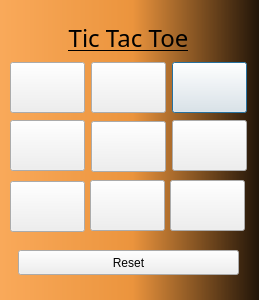
<?xml version="1.0" encoding="UTF-8"?>
<ui version="4.0">
 <class>Dialog</class>
 <widget class="QDialog" name="Dialog">
  <property name="geometry">
   <rect>
    <x>0</x>
    <y>0</y>
    <width>259</width>
    <height>300</height>
   </rect>
  </property>
  <property name="windowTitle">
   <string>TicTacToe</string>
  </property>
  <property name="styleSheet">
   <string notr="true">
</string>
  </property>
  <widget class="QPushButton" name="pb_3">
   <property name="geometry">
    <rect>
     <x>172</x>
     <y>62</y>
     <width>75</width>
     <height>51</height>
    </rect>
   </property>
   <property name="font">
    <font>
     <family>Berlin Sans FB</family>
     <pointsize>18</pointsize>
    </font>
   </property>
   <property name="styleSheet">
    <string notr="true"/>
   </property>
   <property name="text">
    <string/>
   </property>
  </widget>
  <widget class="QPushButton" name="pb_2">
   <property name="geometry">
    <rect>
     <x>91</x>
     <y>62</y>
     <width>75</width>
     <height>51</height>
    </rect>
   </property>
   <property name="font">
    <font>
     <family>Berlin Sans FB</family>
     <pointsize>18</pointsize>
    </font>
   </property>
   <property name="text">
    <string/>
   </property>
  </widget>
  <widget class="QPushButton" name="pb_5">
   <property name="geometry">
    <rect>
     <x>91</x>
     <y>121</y>
     <width>75</width>
     <height>51</height>
    </rect>
   </property>
   <property name="font">
    <font>
     <family>Berlin Sans FB</family>
     <pointsize>18</pointsize>
    </font>
   </property>
   <property name="text">
    <string/>
   </property>
  </widget>
  <widget class="QLabel" name="label">
   <property name="geometry">
    <rect>
     <x>8</x>
     <y>21</y>
     <width>241</width>
     <height>31</height>
    </rect>
   </property>
   <property name="font">
    <font>
     <family>Berlin Sans FB</family>
     <underline>true</underline>
    </font>
   </property>
   <property name="text">
    <string>&lt;html&gt;&lt;head/&gt;&lt;body&gt;&lt;p align=&quot;center&quot;&gt;&lt;span style=&quot; font-size:18pt;&quot;&gt;Tic Tac Toe&lt;/span&gt;&lt;/p&gt;&lt;/body&gt;&lt;/html&gt;</string>
   </property>
  </widget>
  <widget class="QPushButton" name="pb_1">
   <property name="geometry">
    <rect>
     <x>10</x>
     <y>62</y>
     <width>75</width>
     <height>51</height>
    </rect>
   </property>
   <property name="font">
    <font>
     <family>Berlin Sans FB</family>
     <pointsize>18</pointsize>
    </font>
   </property>
   <property name="text">
    <string/>
   </property>
  </widget>
  <widget class="QPushButton" name="pb_6">
   <property name="geometry">
    <rect>
     <x>172</x>
     <y>120</y>
     <width>75</width>
     <height>51</height>
    </rect>
   </property>
   <property name="font">
    <font>
     <family>Berlin Sans FB</family>
     <pointsize>18</pointsize>
    </font>
   </property>
   <property name="text">
    <string/>
   </property>
  </widget>
  <widget class="QPushButton" name="pb_4">
   <property name="geometry">
    <rect>
     <x>10</x>
     <y>120</y>
     <width>75</width>
     <height>51</height>
    </rect>
   </property>
   <property name="font">
    <font>
     <family>Berlin Sans FB</family>
     <pointsize>18</pointsize>
    </font>
   </property>
   <property name="text">
    <string/>
   </property>
  </widget>
  <widget class="QPushButton" name="pb_7">
   <property name="geometry">
    <rect>
     <x>10</x>
     <y>181</y>
     <width>75</width>
     <height>51</height>
    </rect>
   </property>
   <property name="font">
    <font>
     <family>Berlin Sans FB</family>
     <pointsize>18</pointsize>
     <weight>50</weight>
     <bold>false</bold>
    </font>
   </property>
   <property name="text">
    <string/>
   </property>
  </widget>
  <widget class="QPushButton" name="pb_9">
   <property name="geometry">
    <rect>
     <x>170</x>
     <y>180</y>
     <width>75</width>
     <height>51</height>
    </rect>
   </property>
   <property name="font">
    <font>
     <family>Berlin Sans FB</family>
     <pointsize>18</pointsize>
    </font>
   </property>
   <property name="text">
    <string/>
   </property>
   <property name="checkable">
    <bool>false</bool>
   </property>
   <property name="flat">
    <bool>false</bool>
   </property>
  </widget>
  <widget class="QPushButton" name="pb_8">
   <property name="geometry">
    <rect>
     <x>90</x>
     <y>180</y>
     <width>75</width>
     <height>51</height>
    </rect>
   </property>
   <property name="font">
    <font>
     <family>Berlin Sans FB</family>
     <pointsize>18</pointsize>
    </font>
   </property>
   <property name="text">
    <string/>
   </property>
  </widget>
  <widget class="QPushButton" name="pb_reset">
   <property name="geometry">
    <rect>
     <x>18</x>
     <y>250</y>
     <width>221</width>
     <height>25</height>
    </rect>
   </property>
   <property name="text">
    <string>Reset</string>
   </property>
  </widget>
  <widget class="QGraphicsView" name="graphicsView">
   <property name="geometry">
    <rect>
     <x>-55</x>
     <y>-19</y>
     <width>341</width>
     <height>381</height>
    </rect>
   </property>
   <property name="styleSheet">
    <string notr="true">background-color: qlineargradient(spread:pad, x1:0, y1:0, x2:1, y2:0, stop:0 rgba(255, 178, 102, 255), stop:0.55 rgba(235, 148, 61, 255), stop:0.98 rgba(0, 0, 0, 255), stop:1 rgba(0, 0, 0, 0));</string>
   </property>
  </widget>
  <zorder>graphicsView</zorder>
  <zorder>pb_3</zorder>
  <zorder>pb_2</zorder>
  <zorder>pb_5</zorder>
  <zorder>label</zorder>
  <zorder>pb_1</zorder>
  <zorder>pb_6</zorder>
  <zorder>pb_4</zorder>
  <zorder>pb_7</zorder>
  <zorder>pb_9</zorder>
  <zorder>pb_8</zorder>
  <zorder>pb_reset</zorder>
 </widget>
 <resources/>
 <connections/>
</ui>
